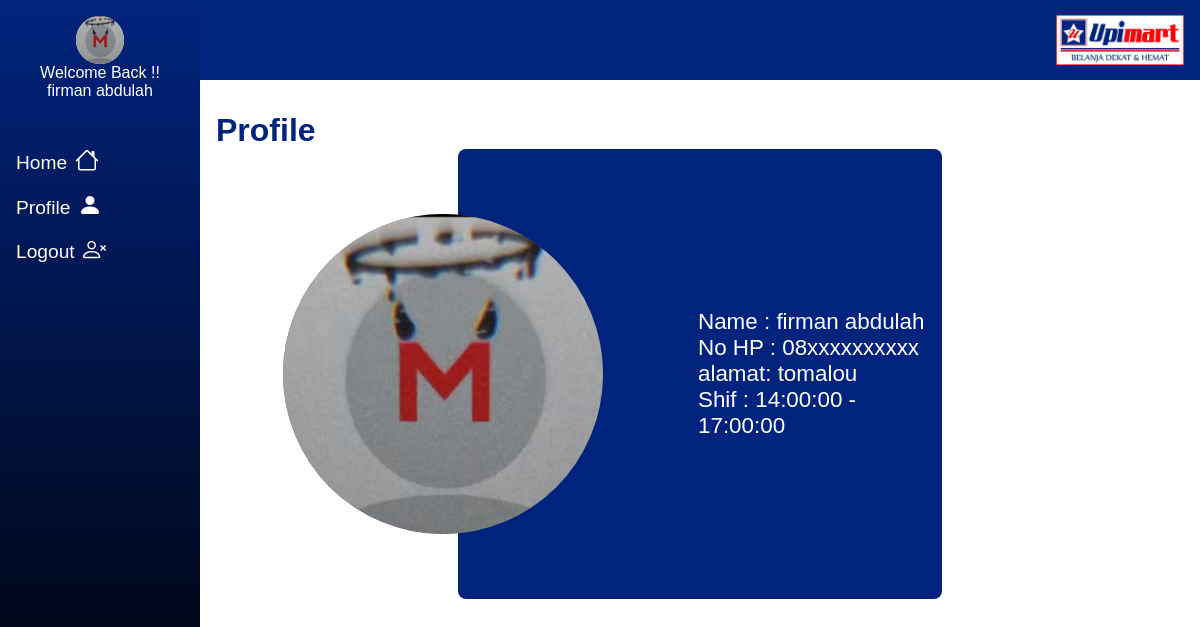
/profile.php (signed in), run on the app's committed database.
### tables this page shows
CREATE TABLE IF NOT EXISTS `karyawan` (
  `id_karyawan` int(200) NOT NULL AUTO_INCREMENT,
  `nama` varchar(200) NOT NULL,
  `hp` varchar(12) NOT NULL,
  `alamat` text DEFAULT NULL,
  `shif` varchar(20) DEFAULT NULL,
  `pic` varchar(200) DEFAULT NULL,
  PRIMARY KEY (`id_karyawan`)
);

### helper/Home_user.php (called while the page is built)
<?php
function Home_user($conn, $user)
{
    $stmt = $conn->prepare("SELECT * FROM karyawan WHERE nama = ? ");
    $stmt->execute([$user]);
    $result = $stmt->get_result();
    $user = $result->fetch_assoc();
    return $user;
}

### profile.php (the view, shortened to what this page needs)
<?php
require_once "./layout/header.php";
require_once "./layout/nav.php";
require_once "./helper/Home_user.php";
$conn = conn();
$user = Home_user($conn, $_SESSION['user']);
?>
<!DOCTYPE html>
<html lang="en">
<head>
  <link rel="stylesheet" href="./css/style.css">
</head>
<body>
  <?php
  nav($user['nama'], $user['pic']);
  ?>
  <main class="profile-page">
    <h1 class="main-title">Profile </h1>
    <div class="profile-wrapper">
      <img src="./user_pic//<?= $user['pic']; ?>" alt="" class="profile-pic">
      <div class="profile-detail">
        <p class="name">Name : <?= $user['nama']; ?></p>
        <p class="No_hp">No HP : <?= $user['hp']; ?></p>
        <p class="alamat">alamat: <?= $user['alamat']; ?></p>
        <p class="shiff">Shif : <?= $user['shif']; ?></p>
      </div>
    </div>
  </main>
</body>
</html>

### layout/nav.php (shortened to what this page needs)
<?php
function nav($user = '', $pic = '')
{
    if ($_SESSION['login']) {
        if ($user == 'admin') {
            echo <<<nav
                <nav >
                <img src="./img/x.png" alt="close" class="close">
                <div class="avatar-wrapper">
                <img src="./user_pic/$pic" alt="admin" class="avatar">
                <span class="say">Welcoe Back !!</span>
                <span class="username">$user</span>
                </div>
                <ul>
                <li><a href="dashboard.php">dashboard</a></li>
                <li><a href="logout.php">Logout</a> </li>
                </ul>
            </nav>
            nav;
        } else {
            echo <<<nav
                <nav>
                <img src="./img/x.png" alt="close" class="close">
                <div class="avatar-wrapper">
                <img src="./user_pic/$pic" alt="" class="avatar">
                <span class="say">Welcome Back !!</span>
                <span class="username">$user</span>
                </div>
                <ul>
                <li><a href="home.php">Home</a> </li>
                <li><a href="profile.php">Profile</a> </li>
                <li><a href="logout.php">Logout</a> </li>
                </ul>
            </nav>
            nav;
        }
        return;
    }
}

### css/style.css (style rules this page uses)
* { margin: 0; padding: 0; box-sizing: border-box; }
:root { --color--primary: #00237d; --color-secondary: #7bb0ff; --black: #0d0d0d; --grey: #2e2e2e; --font-poppins: "poppins", sans-serif; }
body { color: var(--color--primary); font-family: var(--font-poppins); width: 100%; overflow: hidden; }
a { text-decoration: none; color: inherit; }
ul { list-style-type: none; }
img { width: 100%; }
body { display: grid; grid-template-areas: "nav header" "nav main"; grid-template-columns: 0.2fr 1fr; grid-template-rows: max-content 1fr; overflow-y: auto; }
nav { grid-area: nav; display: flex; flex-direction: column; gap: 2rem; background-image: linear-gradient(to bottom, var(--color--primary), black); color: white; height: 100vh; padding: 1rem; z-index: 10000; }
nav .avatar-wrapper { display: flex; flex-direction: column; align-items: center; text-align: center; }
.avatar-wrapper img { width: 3rem; height: 3rem; object-fit: cover; background-color: white; border-radius: 50%; overflow: hidden; }
.avatar-wrapper .say { font-size: clamp(0.8rem, 2vw, 1rem); width: max-content; }
.avatar-wrapper .username { font-size: clamp(0.6rem, 2vw, 1rem); width: max-content; }
nav ul { margin-top: 1rem; display: flex; flex-direction: column; gap: 1rem; font-size: clamp(1rem, 2vw, 1.2rem); }
nav ul li { display: flex; align-items: center; gap: 0.5rem; }
nav ul li:nth-child(1)::after { content: url(./../img/house.png); }
nav ul li:nth-child(2)::after { content: url(./../img/person-fill.png); }
nav ul li:nth-child(3)::after { content: url(./../img/person-x.png); }
main { grid-area: main; padding: 2rem 1rem; }
.profile-page .profile-wrapper { background-color: var(--color--primary); color: white; width: 50%; margin: auto; padding: 10rem 0; position: relative; border-radius: 0.5rem; z-index: 99; }
.profile-wrapper img { width: 20rem; height: 20rem; object-fit: cover; border-radius: 50%; background-color: rgb(97, 97, 97); position: absolute; top: 50%; transform: translateY(-50%); right: 70%; }
.profile-wrapper .profile-detail { padding-left: 15rem; font-size: clamp(1rem, 2vw, 1.4rem); }

### data on the page
karyawan: pic (picture), nama "firman abdulah", hp "08xxxxxxxxxx", alamat "tomalou", shif "14:00:00 - 17:00:00"
